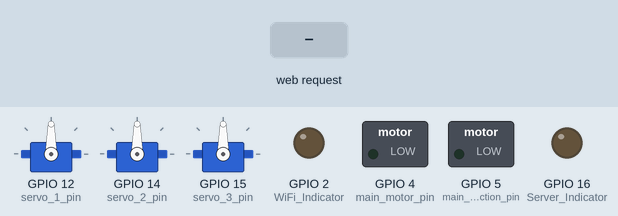
Recording of a sketch running on a simulated ESP8266 (NodeMCU). Parts: 3 × servo, switched loads named in the sketch (green lamp = pin HIGH), output pins drawn as LEDs (lit = HIGH). Inputs (shaded band) come from the test bench. WiFi joins after 1.5 s; servers stay silent unless stated; what the sketch prints to the serial monitor is not drawn.

Above: at 2.7 s.
2.8 s: HTTP request GET /api received
At 3.2 s:
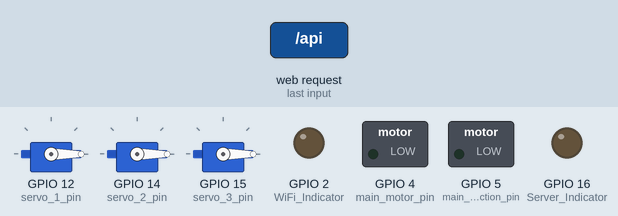
4.3 s: HTTP request GET /api?servo_1=120 received
At 5.5 s:
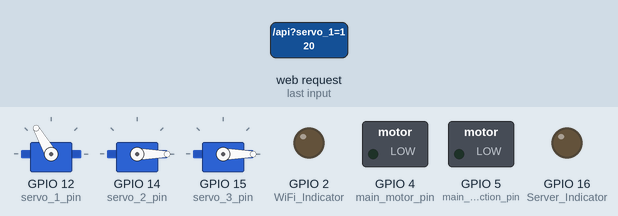
5.8 s: HTTP request GET /api?servo_2=120 received
At 6.7 s:
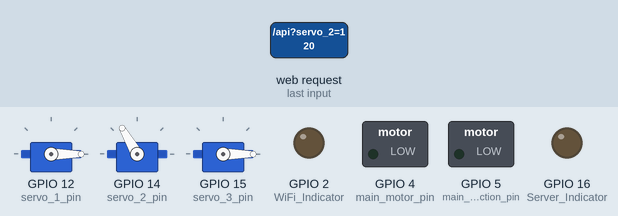
7.3 s: HTTP request GET /api?servo_3=120 received
At 7.8 s:
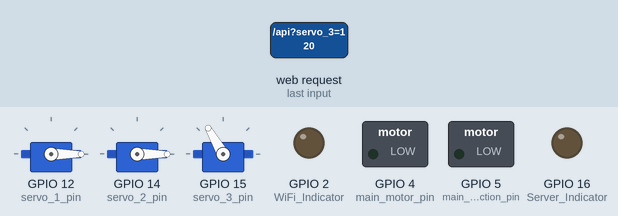
8.8 s: HTTP request GET /api?servo_1=120&servo_2=120&servo_3=120 received
At 10.0 s:
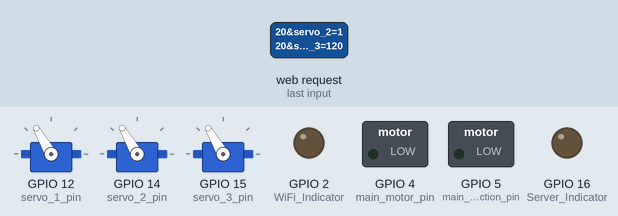
10.3 s: HTTP request GET /api?servo_1=0 received
At 11.3 s:
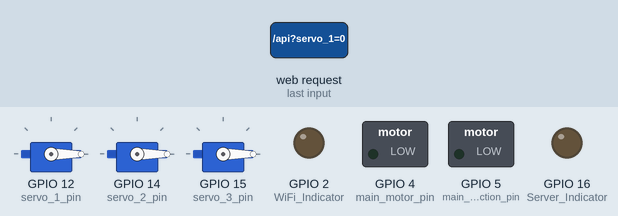
Timing chart, 0 to 12.8 s (numbered marks = the images above; inputs shaded):
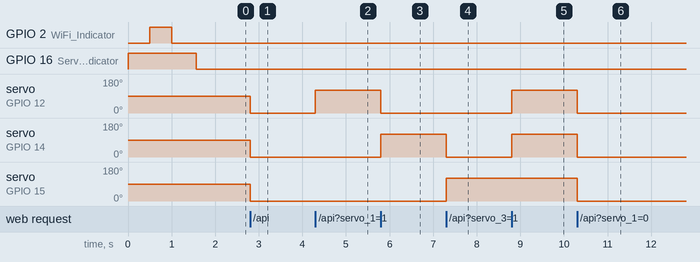

The sketch:

webserver.ino
```cpp
// codes for a mini arduino webserver to connect with submarine controller client.
// H31iUMx49 @ 1.3.2020

#include <ESP8266WiFi.h>
#include <WiFiClient.h>
#include <ESP8266WebServer.h>
#include <ESP8266mDNS.h>
#include "includes/server_pages.h"
#include <Servo.h>

Servo servo_1, servo_2, servo_3;

const char *ssid = "";
const char *password = "";

const int WiFi_Indicator = 2;
const int Server_Indicator = 16;
const int Server_Port = 80;

// change pin
const uint8_t servo_1_pin = 12; // D6
const uint8_t servo_2_pin = 14; // D5
const uint8_t servo_3_pin = 15; // D8
const uint8_t main_motor_pin = 4; // D2
const int main_motor_direction_pin = 5;

// init server with port
ESP8266WebServer server(Server_Port);

void setup()
{
	Serial.begin(9600);

	init_board();
	connect_access_point();

	if (MDNS.begin("esp8266"))
	{
		Serial.println("MDNS responder started ...");
	}

	route();
	servo_1.attach(servo_1_pin);
	servo_2.attach(servo_2_pin);
	servo_3.attach(servo_3_pin);

	server.begin();
	Serial.print("Server started at http://");
	Serial.print(WiFi.localIP());
	Serial.print(":");
	Serial.print(Server_Port);
	Serial.println("/ ...");
	digitalWrite(Server_Indicator, LOW);
}

void loop()
{
	server.handleClient();
}

void connect_access_point()
{
	Serial.println("");
	// make connection to access point
	Serial.print("Connecting to ");
	Serial.print(ssid);
	Serial.println(" ");
	WiFi.begin(ssid, password);

	int timer = 0;
	// print connecting message until wifi is connected!
	while (WiFi.status() != WL_CONNECTED)
	{
		// if ESP can't connect with AP within 60s, will reset.
		if (timer == 60000)
		{
			Serial.print("Cannot connect to ");
			Serial.print(ssid);
			Serial.println(". Restarting ...");
			ESP.reset();
		}
		Serial.print(".");
		digitalWrite(WiFi_Indicator, !digitalRead(WiFi_Indicator));
		timer += 500;
		delay(500);
	}
	// 0x0 = Low to turn the LED on
	digitalWrite(WiFi_Indicator, LOW);
	// successfully connected to AP and return Local IP Address
	Serial.println("");
	Serial.print("connected! Local IP address is ");
	Serial.println(WiFi.localIP());
}

void init_board()
{
	Serial.println("Wait ... Booting ESP8266 ...");
	// init pins
	pinMode(WiFi_Indicator, OUTPUT);
	pinMode(Server_Indicator, OUTPUT);

	// pinMode(servo_1_pin, OUTPUT);
	// pinMode(servo_2_pin, OUTPUT);
	// pinMode(servo_3_pin, OUTPUT);
	pinMode(main_motor_pin, OUTPUT);
	pinMode(main_motor_direction_pin, OUTPUT);

	// 0x1 = HIGH to turn LED off
	digitalWrite(WiFi_Indicator, HIGH);
	digitalWrite(Server_Indicator, HIGH);
}

void route()
{
	// send 404 page - inspired by Apache httpd 404 page
	server.onNotFound([]() -> void {
		server.send(404, "text/html", svr_builtin::page_404(server.uri(), WiFi.localIP(), Server_Port));
	});
	// handle root route -> send hello world! for example
	server.on("/", []() -> void {
		server.send(200, "text/html", svr_builtin::page_home(server.uri(), WiFi.localIP(), Server_Port));
	});
	// handle control requests
	server.on("/api", []() -> void {
		if (server.args() <= 4)
		{
			// int main_motor_direction = server.arg("main_motor").toInt() >= 0 ? 1 : 0;
			// int main_motor_speed = map(server.arg("main_motor").toInt(), 0, 100, 0, 1024);

			// int servo_1 = map(server.arg("servo_1").toInt(), 0, 180, 0, 1024);
			// int servo_2 = map(server.arg("servo_2").toInt(), 0, 180, 0, 1024);
			// int servo_3 = map(server.arg("servo_3").toInt(), 0, 180, 0, 1024);

			// // send to motor controller
			// analogWrite(main_motor_pin, main_motor_speed);
			// digitalWrite(main_motor_direction_pin, main_motor_direction);

			// analogWrite(servo_1_pin, servo_1);
			// analogWrite(servo_2_pin, servo_2);
			// analogWrite(servo_3_pin, servo_3);
			servo_1.write(server.arg("servo_1").toInt());
			servo_2.write(server.arg("servo_2").toInt());
			servo_3.write(server.arg("servo_3").toInt());
			server.send(200, "text/plain", "accepted!");
			Serial.println("send!");
		}
		else
		{
			server.send(422, "text/html", svr_builtin::page_422(server.uri(), WiFi.localIP(), Server_Port));
		}
	});
}
```

server_pages.h
```cpp
namespace svr_builtin
{
	String page_404(String uri, IPAddress ip, int port) {
        return
        "<!DOCTYPE html>"
        "<html>"
        "    <head>"
        "        <meta name=\"viewport\" content=\"width=device-width,initial-scale=1\">"
        "        <title>404 - Not Found</title>"
        "    </head>"
        "    <body>"
        "        <h1>Not Found</h1>"
        "        <p>The requested URL " + uri + " was not found on this server.</p>"
        "        <hr>"
        "        <p>NodeMCU ESP8266 Server at " + ip.toString() + " Port " + port + "</p>"
        "    </body>"
        "</html>";
    }

    String page_422(String uri, IPAddress ip, int port) {
        return
        "<!DOCTYPE html>"
        "<html>"
        "    <head>"
        "        <meta name=\"viewport\" content=\"width=device-width,initial-scale=1\">"
        "        <title>404 - Unprocessable Entity</title>"
        "    </head>"
        "    <body>"
        "        <h1>Unprocessable Entity</h1>"
        "        <p>Incomplete request: argument required.</p>"
        "        <hr>"
        "        <p>NodeMCU ESP8266 Server at " + ip.toString() + " Port " + port + "</p>"
        "    </body>"
        "</html>";
    }

    String page_home(String uri, IPAddress ip, int port) {
        return
        "<!DOCTYPE html>"
        "<html>"
        "    <head>"
        "        <meta name=\"viewport\" content=\"width=device-width,initial-scale=1\">"
        "        <title>Home - NodeMCU ESP8266 Server</title>"
        "    </head>"
        "    <body>"
        "        <h1>It's works!</h1>"
        "        <p>Server is working properly!</p>"
        "        <hr>"
        "        <p>NodeMCU ESP8266 Server at " + ip.toString() + " Port " + port + "</p>"
        "    </body>"
        "</html>";
    }
}
```

Measured:
- after the input at 2.8 s, servo on GPIO 12 (servo_1_pin), servo on GPIO 14 (servo_2_pin), servo on GPIO 15 (servo_3_pin): 90° → 0° at once
- after the input at 4.3 s, servo on GPIO 12 (servo_1_pin): 0° → 120° at once
- after the input at 5.8 s, servo on GPIO 12 (servo_1_pin): 120° → 0° at once; servo on GPIO 14 (servo_2_pin): 0° → 120° at once
- after the input at 7.3 s, servo on GPIO 14 (servo_2_pin): 120° → 0° at once; servo on GPIO 15 (servo_3_pin): 0° → 120° at once
- after the input at 8.8 s, servo on GPIO 12 (servo_1_pin), servo on GPIO 14 (servo_2_pin): 0° → 120° at once
- after the input at 10.3 s, servo on GPIO 12 (servo_1_pin), servo on GPIO 14 (servo_2_pin), servo on GPIO 15 (servo_3_pin): 120° → 0° at once
